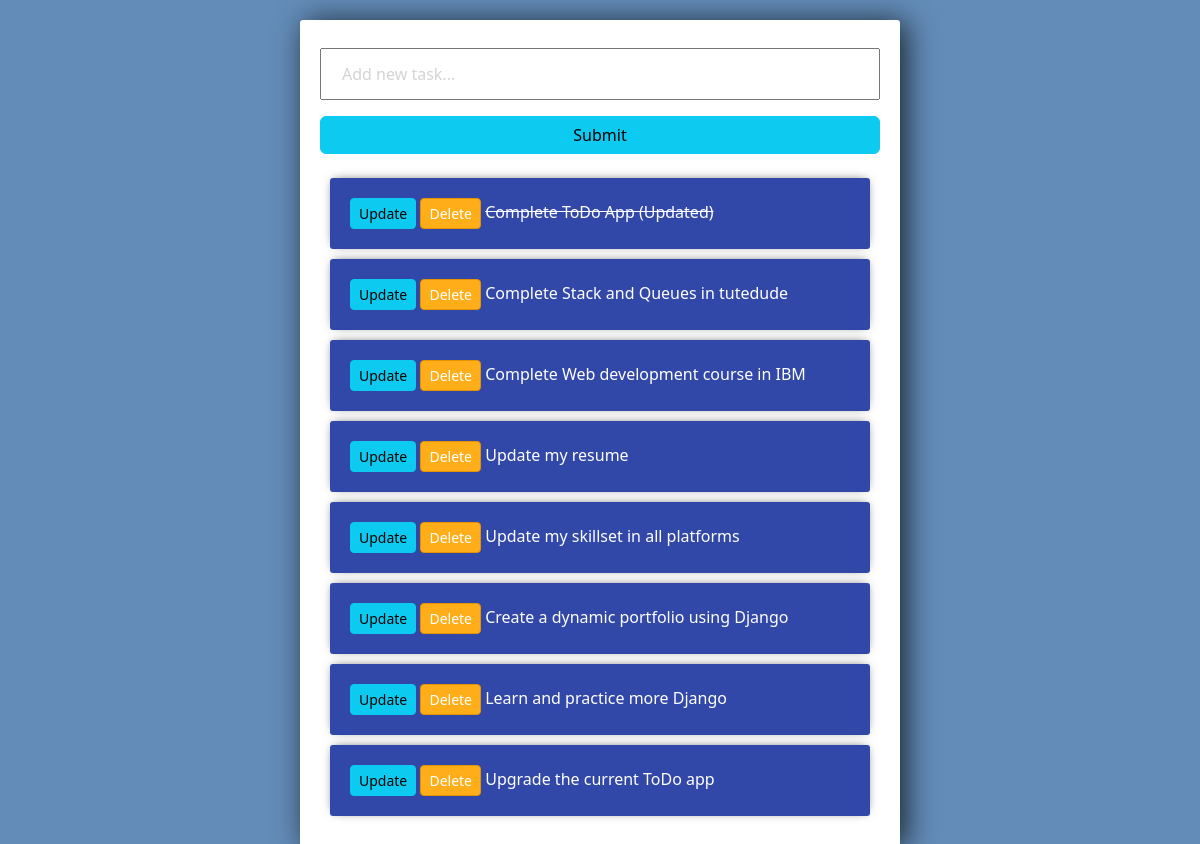
The page / on the database its author committed.
### tasks/models.py (models this page shows)
class Task(models.Model):
    title = models.CharField(max_length = 200)
    complete = models.BooleanField(default = False)
    created = models.DateTimeField(auto_now_add = True)
    def __str__(self):
        return self.title

### tasks/views.py (the view)
# urls.py: path('', views.index, name = 'list'),
def index(request):
    tasks = Task.objects.all()
    form = TaskForm()
    context = {'tasks': tasks, 'form': form}
    if request.method == 'POST':
        form = TaskForm(request.POST)
        if form.is_valid():
            form.save()
        return redirect('/')
    return render(request, 'tasks/list.html', context)

### tasks/forms.py
class TaskForm(forms.ModelForm):
    title = forms.CharField(widget = forms.TextInput(attrs = {'placeholder': 'Add new task...'}))
    class Meta:
        model = Task
        fields = '__all__'

### tasks/templates/tasks/list.html (shortened to what this page needs)
<link
  href="https://cdn.jsdelivr.net/npm/bootstrap@5.3.8/dist/css/bootstrap.min.css"
  rel="stylesheet"
/>
<div class="center-column">
  <form method="POST" action="/">
    {% csrf_token %} {{form.title}}
    <input class="btn btn-info" type="submit" name="Create Task" />
  </form>
  <div class="todo-list">
    {% for task in tasks %}
    <div class="item-row">
      <a class="btn btn-sm btn-info" href="{% url 'update_task' task.id %}"
        >Update</a
      >
      <a class="btn btn-sm btn-danger" href="{% url 'delete' task.id %}"
        >Delete</a
      >
      {% if task.complete == True %}
      <strike>{{task}}</strike>
      {% else %}
      <span>{{task}}</span>
      {% endif %}
    </div>
    {% endfor %}
  </div>
</div>

### tasks/templates/tasks/list.html (style rules this page uses)
input { width: 100%; padding: 12px 20px; margin: 8px 0; box-sizing: border-box; }
input::placeholder { color: #d3d3d3; }
.center-column { width: 600px; margin: 20px auto; padding: 20px; background-color: #fff; border-radius: 3px; box-shadow: 6px 2px 30px 0px rgba(0, 0, 0, 0.75); }
.item-row { background-color: #3248a8; margin: 10px; padding: 20px; border-radius: 3px; color: #fff; font-size: 16px; box-shadow: 0px -1px 10px -4px rgba(0, 0, 0, 0.75); }
.btn-danger { background-color: #ffae19; border-color: #e59400; }

### rows shown on the page
Task: title "Complete ToDo App (Updated)"
Task: title "Complete Stack and Queues in tutedude"
Task: title "Complete Web development course in IBM"
Task: title "Update my resume"
Task: title "Update my skillset in all platforms"
Task: title "Create a dynamic portfolio using Django"
Task: title "Learn and practice more Django"
Task: title "Upgrade the current ToDo app"
